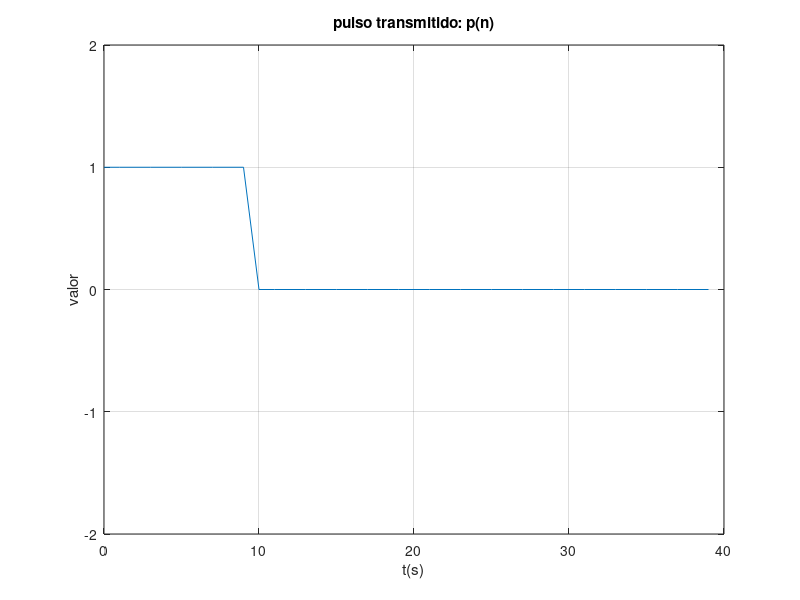
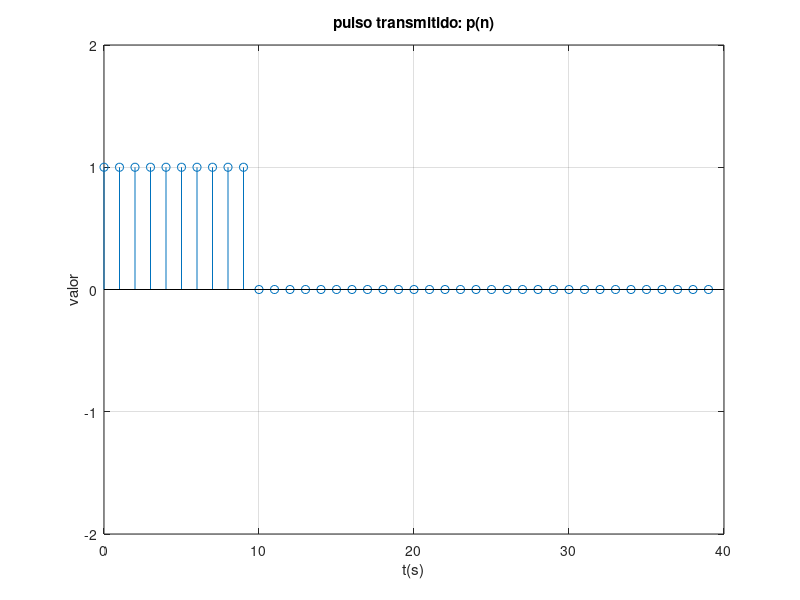
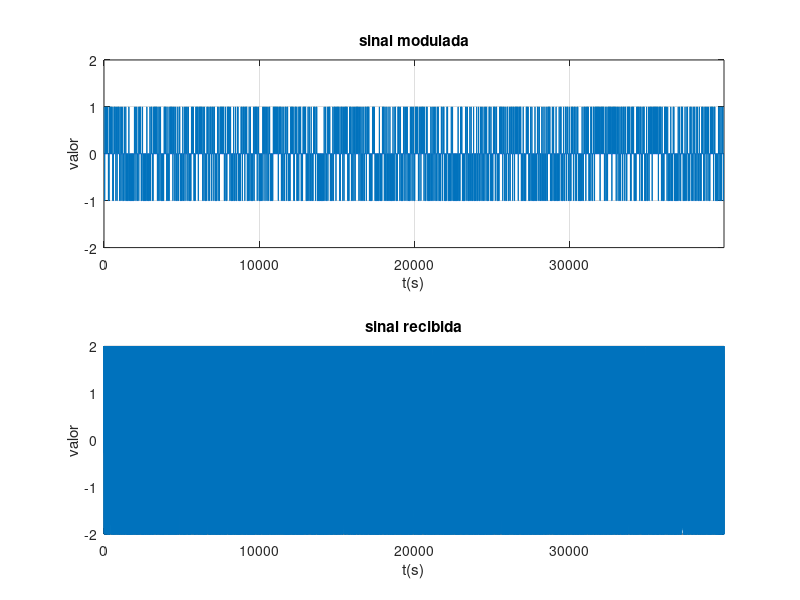

Recreate these plots in MATLAB, in order.
%% TRANSMISIÓN BANDA BASE

clear all;
close all;

% parámetros
N=40;     % periodo do símbolo
L=1000;     % bits a mandar
EbNodB=3;  % calidade (enerxia bit / ruido (dB)
tipo = 'examen';
% rectangular
% cadrada
% manchester
% serra

% creación do pulso
n=0:N-1;
pulso = zeros (1, N);
if strcmp (tipo, 'rectangular')
    pulso (:) = 1;
elseif strcmp (tipo, 'cadrada')
    pulso (1 : N/2) = 1;
    pulso (N/2 + 1 : end) = 0;
elseif strcmp (tipo, 'manchester')
    pulso (1 :N/2) = 1;
    pulso (N/2 + 1 : end) = -1;
elseif strcmp (tipo, 'serra')
    pulso = linspace (0, 1, N);
elseif strcmp (tipo, 'examen')
    pulso (1 : N/4) = 1;
    pulso (N/4 + 1 : end) = 0;
end;

% cálculo da enerxía
Ep = sum(pulso.^2);
Eb = Ep

% ruido
EbNo=10^(EbNodB/10)
ruido=sqrt((Eb/EbNo)/2)*randn(1,N*L);

% modulación
bits = rand(1, L) < 0.5;
% lazo que faga a seguinte asociación:
%   A > 0 -> bit = 0
%   A < 0 -> bit = 1
sinal_modular=[];
for i=1 : L
  A = 1-2*bits(i);
  sinal_modular = [sinal_modular, pulso*A];
end
sinal_recibida = sinal_modular + ruido;

% filtro adaptado
pulso_invertido = pulso(N:-1:1);
ind = 1;
for k = 1:N:L*N-1
  sinal_conv = conv(sinal_recibida(k:k+N-1),pulso_invertido);
  sinal_muest = sinal_conv(N);
  bits_rec(ind) = sinal_muest <= 0;
  ind = ind + 1;
end;

% probabilidade de erro
pe_real = mean(bits_rec ~= bits)
pe_teo = erfc(sqrt(EbNo))/2

% representación gráfica
figure(1)
plot(n,pulso);
axis([0 N -2 2])
xlabel('t(s)')
ylabel('valor')
title('pulso transmitido: p(n)');
grid;

figure(2)
stem(n,pulso);
axis([0 N -2 2])
xlabel('t(s)')
ylabel('valor')
title('pulso transmitido: p(n)');
grid;

figure(3)
subplot(211)
plot(sinal_modular);
axis([0 N*L-1 -2 2])
xlabel('t(s)')
ylabel('valor')
title('sinal modulada');
grid;
subplot(212)
plot(sinal_recibida);
axis([0 N*L-1 -2 2])
xlabel('t(s)')
ylabel('valor')
title('sinal recibida');
grid;

waitfor(gcf)
